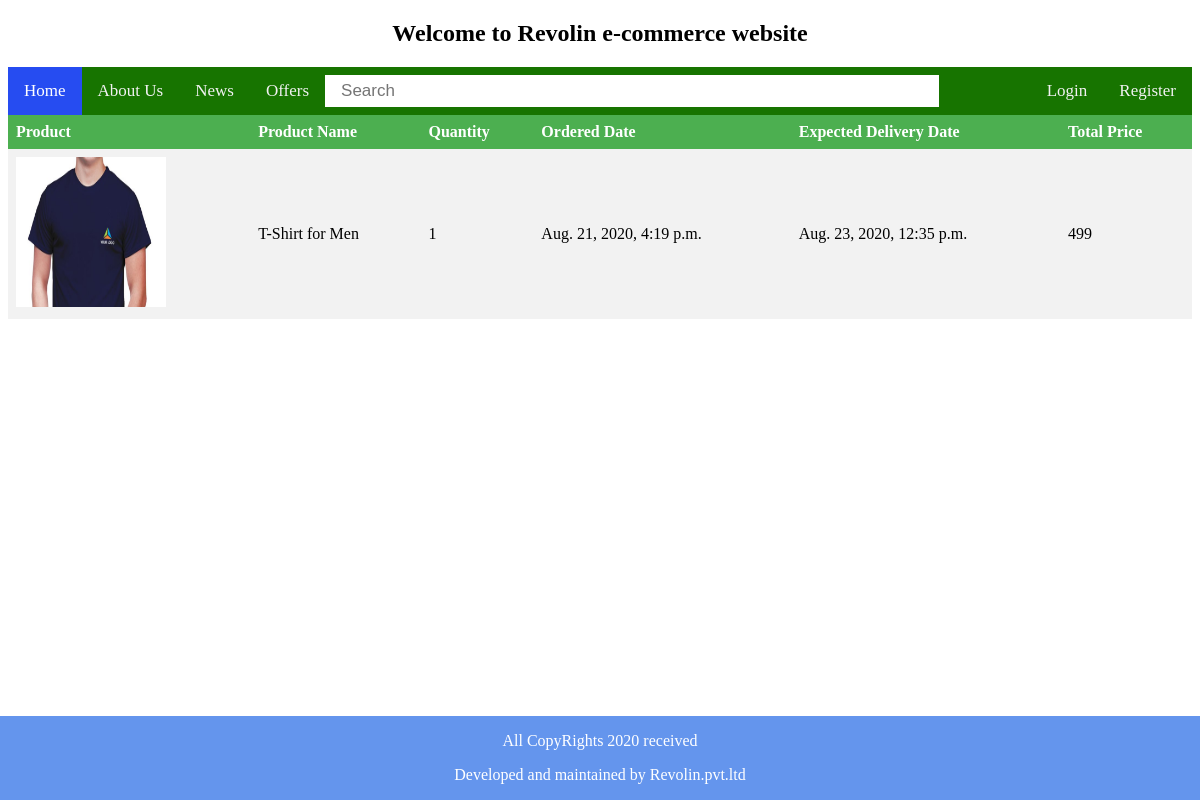
The page /accounts/orders/1/ on the database its author committed.
### accounts/models.py (models this page shows, shortened)
class Order(models.Model):
    order_useremail = models.EmailField(default=None)
    order_name = models.CharField(max_length=1024)
    order_image = models.ImageField(upload_to = 'orderimages/')
    order_price = models.PositiveIntegerField()
    order_publisher = models.CharField(max_length=1024)
    order_origin = models.CharField(max_length=1024)
    order_description = models.TextField()
    order_quantity = models.PositiveIntegerField(default=1)
    order_total_price = models.PositiveIntegerField(default=0)
    order_ordered_date = models.DateTimeField(default= datetime.now())
    order_delivery_date = models.DateTimeField(default= return_datetime)
    order_address = models.TextField(default="address")
    order_phonenumber = models.IntegerField(default=9912341234)

### accounts/views.py (the view)
# urls.py: path('orders/<int:userid>/', orders_view, name="orders_view"),
def orders_view(request, userid):
    login_user = User.objects.get(pk= userid)
    user = UserRegister.objects.get(user_email= login_user.email)
    order = Order.objects.filter(order_useremail= login_user.email)
    return render(request, 'orders_view.html', {'order': order})

### templates/orders_view.html (shortened to what this page needs)
{% extends "index.html" %}
{% block content %}
    <body>
        <table>
            <tr>
                <th>Product</th>
                <th>Product Name</th>
                <th>Quantity</th>
                <th>Ordered Date</th>
                <th>Expected Delivery Date</th>
                <th>Total Price</th>
            </tr>
            {% for order in order %}
            <tr>
                <td><img src={{order.order_image.url}} width="150px" height="150px" alter="product Image"></td>
                <td>{{order.order_name}}</td>
                <td>{{order.order_quantity}}</td>
                <td>{{order.order_ordered_date}}</td>
                <td>{{order.order_delivery_date}}</td>
                <td>{{order.order_total_price}}</td>
            </tr>
            {% endfor %}
        </table>
        <br><br><br><br><br><br><br><br><br><br>
    </body>
{% endblock %}

### templates/orders_view.html (style rules this page uses)
table { border-collapse: collapse; width: 100%; }
th, td { text-align: left; padding: 8px; }
tr:nth-child(even) { background-color: #f2f2f2 }
th { background-color: #4CAF50; color: white; }

### rows shown on the page
Order: order_image (picture), order_name "T-Shirt for Men", order_quantity "1", order_ordered_date "Aug. 21, 2020, 4:19 p.m.", order_delivery_date "Aug. 23, 2020, 12:35 p.m.", order_total_price "499"
